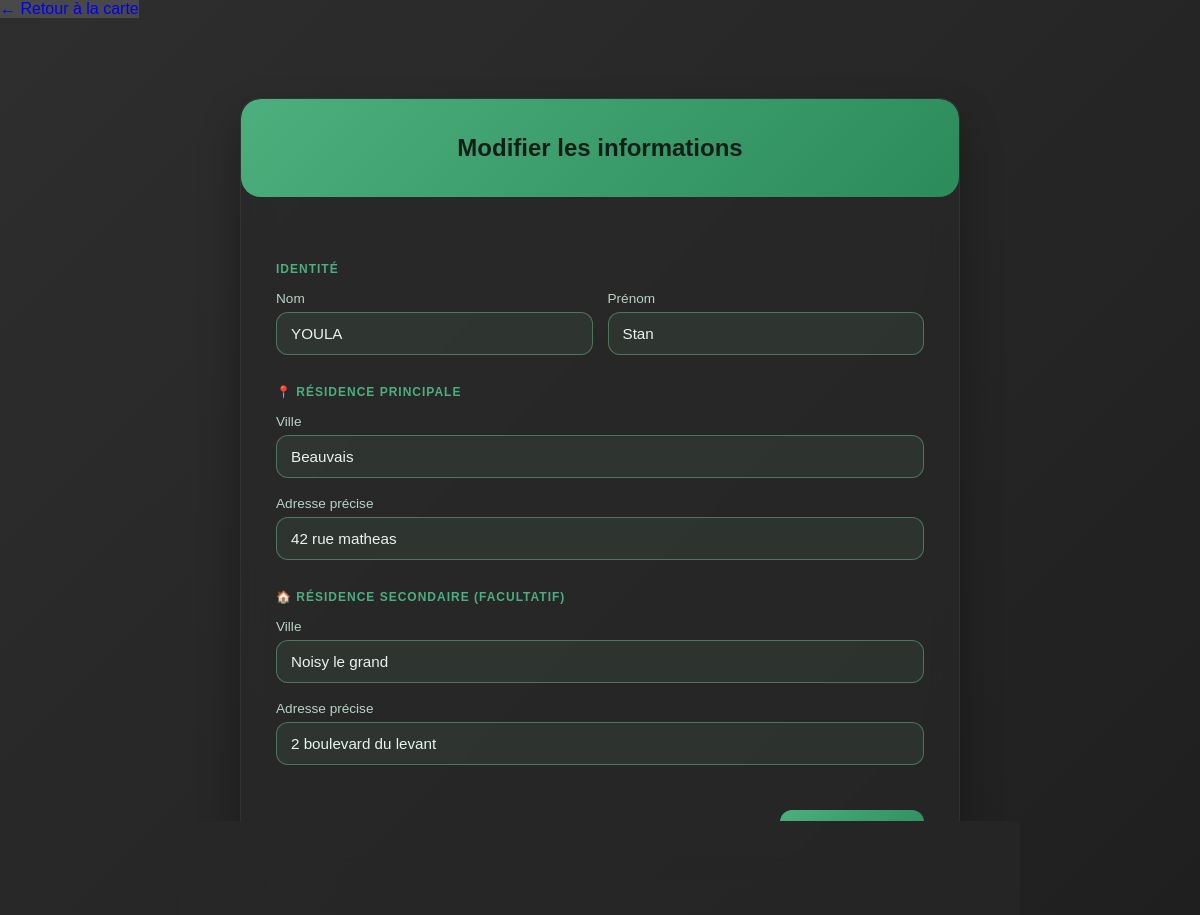
Page /modifier/28 (signed in) on the committed database.
### tables this page shows
CREATE TABLE etudiants (
        id INTEGER PRIMARY KEY AUTOINCREMENT,
        nom TEXT NOT NULL,
        prenom TEXT NOT NULL
    );

CREATE TABLE residences (
        id INTEGER PRIMARY KEY AUTOINCREMENT,
        etudiant_id INTEGER,
        ville TEXT NOT NULL,
        adresse TEXT,
        type TEXT,
        date_debut TEXT,
        date_fin TEXT,
        lat REAL,
        lon REAL,
        FOREIGN KEY (etudiant_id) REFERENCES etudiants(id)
    );

### app.py (the view, shortened to what this page needs)
@app.route('/modifier/<int:etudiant_id>', methods=['GET', 'POST'])
def modifier(etudiant_id):
    conn = get_db_connection()
    student = conn.execute('SELECT * FROM etudiants WHERE id = ?', (etudiant_id,)).fetchone()
    residences = conn.execute('SELECT * FROM residences WHERE etudiant_id = ?', (etudiant_id,)).fetchall()
    conn.close()
    if not student:
        return redirect(url_for('index'))
    primary = None
    secondary = None
    for residence in residences:
        if residence['type'].lower().strip() == 'principale':
            primary = residence
        else:
            secondary = residence
    return render_template('modifier.html', student=student, primary=primary, secondary=secondary)

### app.py (called while the page is built, shortened)
def get_db_connection():
    conn = sqlite3.connect(DB_NAME)
    conn.row_factory = sqlite3.Row
    return conn

def get_user_by_username(username):
    conn = get_db_connection()
    user = conn.execute('SELECT * FROM users WHERE username = ?', (username,)).fetchone()
    conn.close()
    return user

def get_current_user():
    if session.get('user_id'):
        user = get_user_by_username(session.get('username', ''))
        return user
    return None

@app.context_processor
def inject_current_user():
    return {'current_user': get_current_user()}

@app.before_request
def start_weather_updates():
    global weather_thread_started

### templates/modifier.html (shortened to what this page needs)
<!DOCTYPE html>
<html lang="fr">
<head>
</head>
<body>
<a href="{{ url_for('index') }}" class="button" style="background: rgba(100, 100, 100, 0.5); margin-bottom: 20px; display: inline-block; text-decoration: none;">
    ← Retour à la carte
</a>
<div class="conteneur">
    <div class="carte">
        <div class="entete-carte">
            <h2>Modifier les informations</h2>
        </div>
        <div class="corps-carte">
            <form method="POST" action="/modifier/{{ student['id'] }}">
                <div class="separateur">Identité</div>
                <div class="ligne">
                    <div class="colonne">
                        <label class="etiquette">Nom</label>
                        <input type="text" name="nom" class="champ" value="{{ student['nom'] }}" required>
                    </div>
                    <div class="colonne">
                        <label class="etiquette">Prénom</label>
                        <input type="text" name="prenom" class="champ" value="{{ student['prenom'] }}" required>
                    </div>
                </div>
                <div class="separateur">📍 Résidence Principale</div>
                <div class="marge-bas">
                    <label class="etiquette">Ville</label>
                    <input type="text" name="ville_p" class="champ" value="{{ primary['ville'] if primary else '' }}" placeholder="ex: Montbéliard" required>
                </div>
                <div class="marge-bas">
                    <label class="etiquette">Adresse précise</label>
                    <input type="text" name="adresse_p" class="champ" value="{{ primary['adresse'] if primary else '' }}" placeholder="ex: 4 Place Tharradin">
                </div>
                <div class="separateur">🏠 Résidence Secondaire (Facultatif)</div>
                <div class="marge-bas">
                    <label class="etiquette">Ville</label>
                    <input type="text" name="ville_s" class="champ" value="{{ secondary['ville'] if secondary else '' }}">
                </div>
                <div class="marge-bas">
                    <label class="etiquette">Adresse précise</label>
                    <input type="text" name="adresse_s" class="champ" value="{{ secondary['adresse'] if secondary else '' }}">
                </div>
                <div class="marge-haut actions">
                    <a href="/" class="lien">← Retour</a>
                    <button type="submit" class="bouton">Sauvegarder</button>
                </div>
            </form>
        </div>
    </div>
</div>
</body>
</html>

### templates/modifier.html (style rules this page uses)
:root { --bg-gradient: linear-gradient(135deg, #2e2e2e, #1f1f1f); --card-bg: rgba(40, 40, 40, 0.6); --text-main: #e8f5ee; --text-label: #b7d4c7; --text-placeholder: #9fb5aa; --input-bg: rgba(126, 214, 165, 0.08); --border-color: rgba(255,255,255,0.05); --accent: #4caf7d; --accent-dark: #2c8b5b; }
body { margin: 0; font-family: 'Quicksand', sans-serif; background: var(--bg-gradient); color: var(--text-main); min-height: 100vh; }
.conteneur { max-width: 720px; margin: 60px auto; padding: 0 20px; }
.carte { background: var(--card-bg); backdrop-filter: blur(14px); border-radius: 20px; box-shadow: 0 20px 40px rgba(0, 0, 0, 0.3); overflow: hidden; border: 1px solid var(--border-color); }
.entete-carte { background: linear-gradient(135deg, var(--accent), var(--accent-dark)); color: #0f1f17; text-align: center; padding: 35px 20px; border-radius: 20px; }
.entete-carte h2 { margin: 0; font-weight: 700; }
.corps-carte { padding: 35px; }
.separateur { font-size: 0.75rem; font-weight: 600; color: var(--accent); text-transform: uppercase; letter-spacing: 1px; margin: 30px 0 15px 0; }
.ligne { display: flex; gap: 15px; flex-wrap: wrap; }
.colonne { flex: 1 1 0; min-width: 0; }
.etiquette { display: block; margin-bottom: 6px; font-size: 0.85rem; color: var(--text-label); }
.champ { width: 100%; padding: 12px 14px; border-radius: 12px; border: 1px solid rgba(126, 214, 165, 0.4); font-size: 0.95rem; background: var(--input-bg); color: var(--text-main); transition: all 0.2s ease; box-sizing: border-box; }
.champ::placeholder { color: var(--text-placeholder); }
.marge-bas { margin-bottom: 18px; }
.marge-haut { margin-top: 45px; }
.actions { display: flex; justify-content: space-between; align-items: center; }
.bouton { background: linear-gradient(135deg, var(--accent), var(--accent-dark)); color: #0f1f17; border: none; padding: 12px 26px; border-radius: 12px; cursor: pointer; font-size: 0.95rem; font-weight: 600; transition: all 0.2s ease; }
.lien { color: var(--text-placeholder); text-decoration: none; font-size: 0.9rem; }

### rows in the picture
etudiants: nom "YOULA", prenom "Stan"
residences: ville_p "Beauvais", adresse_p "42 rue matheas"
residences: ville_s "Noisy le grand", adresse_s "2 boulevard du levant"
